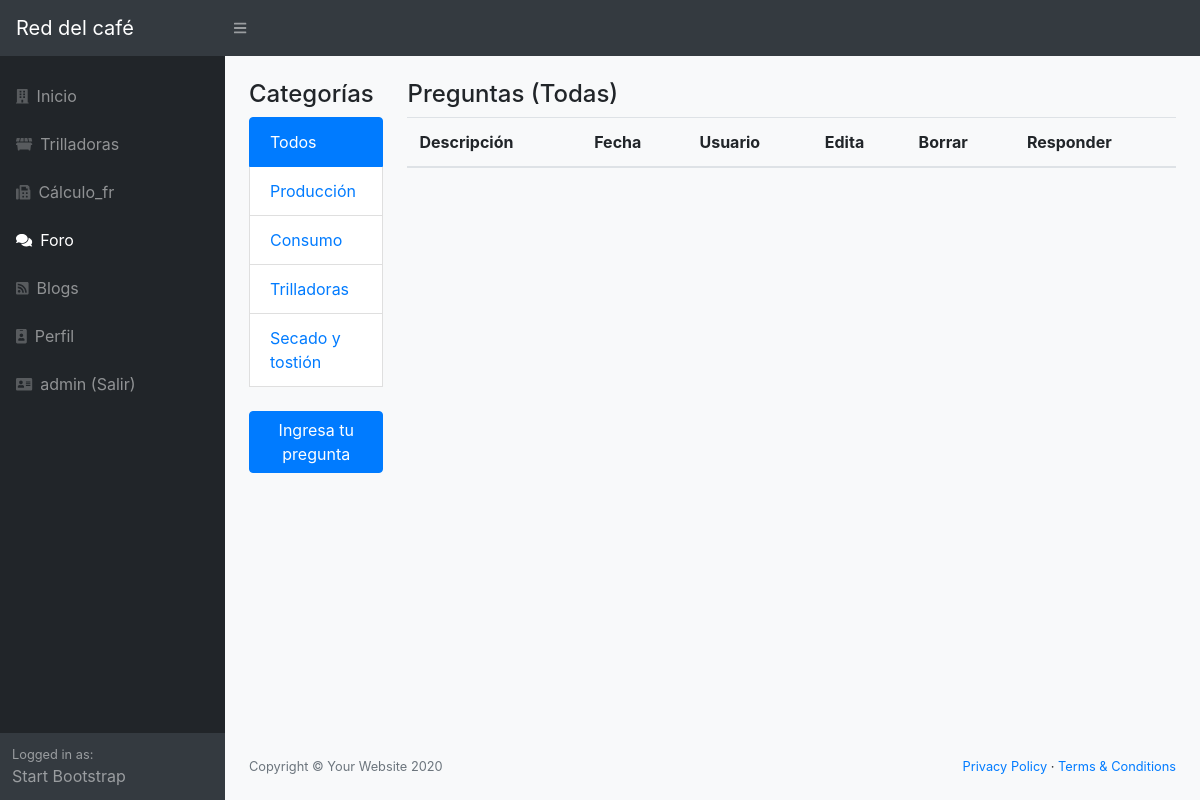
/foros (signed in), run on the app's committed database.
### red/models.py (models this page shows, shortened)
class Usuarios(db.Model):
    __tablename__ = 'usuarios'
    id = Column(Integer, primary_key=True)
    username = Column(String(100), nullable=False)
    password_hash = Column(String(128), nullable=False)
    nombre = Column(String(200), nullable=False)
    email = Column(String(200), nullable=False)
    admin = Column(Boolean, default=False)
    @property
    def password(self):
        raise AttributeError('password is not a readable attribute')

class Titulos(db.Model):
    __tablename__ = 'titulos'
    id = Column(Integer, primary_key=True)
    nombre = Column(String(100))
    foros = relationship("Foros", cascade="all, delete-orphan",
                             backref="Titulos", lazy='dynamic')

### red/app.py (the view)
@app.route('/foros')
@app.route('/foros/<id>')
def foros(id='0'):
    from red.models import Foros, Titulos
    titulo = Titulos.query.get(id)
    if id == '0':
        foros = Foros.query.all()
    else:
        foros = Foros.query.filter_by(TituloId=id)
    titulos = Titulos.query.all()
    print(foros)
    return render_template("foros.html", foros=foros, titulos=titulos, titulo=titulo)

### red/app.py (called while the page is built)
@login_manager.user_loader
def load_user(user_id):
    from red.models import Usuarios
    return Usuarios.query.get(int(user_id))

### red/templates/foros.html (shortened to what this page needs)
{% extends "base.html" %} {% block title %}Red del café{% endblock %} {% block body %}
<div class="container">
    <div class="row">
        <div class="col-md-2">
            <h4>Categorías</h4>
            <div class="list-group">
                {% for tit in titulos %} {% if titulo.nombre==tit.nombre%}
                <a class="list-group-item active" href="{{url_for("foros",id=tit.id)}}">{{tit.nombre}}</a> {% else %}
                <a class="list-group-item" href="{{url_for("foros",id=tit.id)}}">{{tit.nombre}}</a> {% endif%} {% endfor %}
                <br/> {% if current_user.is_authenticated %}
                <a class="btn btn-primary" href="{{url_for('foros_new')}}" role="button">Ingresa tu pregunta</a> {% endif %}
            </div>
            <br/>
        </div>
        <div class="col-md-10">
            <h4>Preguntas (Todas)</h4>
            <div class="panel panel-default">
                <table class="table">
                    <thead>
                        <th>Descripción</th>
                        <th>Fecha</th>
                        <th>Usuario</th>
                        {% if current_user.is_authenticated%}
                            <th>Edita</th>
                            <th>Borrar</th>
                            <th>Responder</th>
                        {% endif %}
                    </thead>
                </table>
            </div>
        </div>
    </div>
    {% endblock %}

### red/templates/base.html (shortened to what this page needs)
<!DOCTYPE html>
<html lang="en">
<head>
    <link rel="stylesheet" href="{{ url_for('static', filename='css/styles.css') }}">
    <link href="https://cdn.datatables.net/1.10.20/css/dataTables.bootstrap4.min.css" rel="stylesheet" />
</head>
<body class="sb-nav-fixed bg-light">
    <nav class="sb-topnav navbar navbar-expand navbar-dark bg-dark">
        <a class="navbar-brand" href="/">Red del café</a>
        <button class="btn btn-link btn-sm order-1 order-lg-0" id="sidebarToggle" href="#"><i
              class="fas fa-bars"></i></button>
    </nav>
    <div id="layoutSidenav">
        <div id="layoutSidenav_nav">
            <nav class="sb-sidenav accordion sb-sidenav-dark" id="sidenavAccordion">
                <div class="sb-sidenav-menu">
                    <div class="nav">
                        <a class="nav-link mt-3" href="/">
                            <div class="sb-nav-link-icon"><i class="fas fa-building"></i></div>
                            Inicio
                        </a>
                        <a class="nav-link" href="/trilladoras">
                            <div class="sb-nav-link-icon"><i class="fas fa-dumpster"></i></div>
                            Trilladoras
                        </a>
                        <a class="nav-link" href="/calculo">
                            <div class="sb-nav-link-icon"><i class="fas fa-fax"></i></div>
                            Cálculo_fr
                        </a>
                        <a class="nav-link" href="/foros">
                            <div class="sb-nav-link-icon"><i class="fas fa-comments"></i></div>
                            Foro
                        </a>
                        <a class="nav-link" href="/blogs">
                            <div class="sb-nav-link-icon"><i class="fas fa-rss-square"></i></div>
                            Blogs
                        </a>
                        {% if current_user.is_authenticated %}
                        <a class="nav-link " href="/perfil/{{ current_user.username}}">
                            <div class="sb-nav-link-icon"><i class="fas fa-id-badge"></i></div>
                            Perfil</a>
                        <a class="nav-link" href="/logout">
                            <div class="sb-nav-link-icon"><i class="fas fa-address-card"></i></div>
                            {{ current_user.username}} (Salir)</a>
                        {% endif %}
                    </div>
                </div>
                <div class="sb-sidenav-footer">
                    <div class="small">Logged in as:</div>
                    Start Bootstrap
                </div>
            </nav>
        </div>
        <div id="layoutSidenav_content">
            <main class="pt-4">
                {% block body%} {% endblock %}
            </main>
            <footer class="py-4 bg-light mt-auto">
                <div class="container-fluid">
                    <div class="d-flex align-items-center justify-content-between small">
                        <div class="text-muted">Copyright &copy; Your Website 2020</div>
                        <div>
                            <a href="#">Privacy Policy</a> &middot;
                            <a href="#">Terms &amp; Conditions</a>
                        </div>
                    </div>
                </div>
            </footer>
        </div>
    </div>
</body>
</html>

### data on the page
Usuarios: username "admin"
Titulos: nombre "Todos"
Titulos: nombre "Producción"
Titulos: nombre "Consumo"
Titulos: nombre "Trilladoras"
Titulos: nombre "Secado y tostión"
